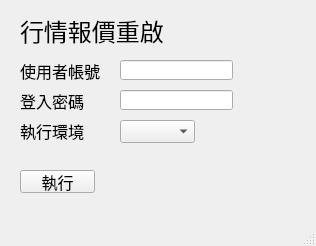
<?xml version="1.0" encoding="UTF-8"?>
<ui version="4.0">
 <class>MainWindow</class>
 <widget class="QMainWindow" name="MainWindow">
  <property name="geometry">
   <rect>
    <x>0</x>
    <y>0</y>
    <width>316</width>
    <height>246</height>
   </rect>
  </property>
  <property name="windowTitle">
   <string>一通數位有限公司</string>
  </property>
  <property name="iconSize">
   <size>
    <width>24</width>
    <height>21</height>
   </size>
  </property>
  <widget class="QWidget" name="centralwidget">
   <widget class="QLabel" name="lab_title">
    <property name="geometry">
     <rect>
      <x>20</x>
      <y>10</y>
      <width>241</width>
      <height>41</height>
     </rect>
    </property>
    <property name="font">
     <font>
      <family>SetoFont</family>
      <pointsize>18</pointsize>
     </font>
    </property>
    <property name="text">
     <string>行情報價重啟</string>
    </property>
   </widget>
   <widget class="QPushButton" name="submit">
    <property name="geometry">
     <rect>
      <x>20</x>
      <y>170</y>
      <width>75</width>
      <height>23</height>
     </rect>
    </property>
    <property name="font">
     <font>
      <family>SetoFont</family>
      <pointsize>12</pointsize>
     </font>
    </property>
    <property name="text">
     <string>執行</string>
    </property>
   </widget>
   <widget class="QComboBox" name="env">
    <property name="geometry">
     <rect>
      <x>120</x>
      <y>120</y>
      <width>75</width>
      <height>23</height>
     </rect>
    </property>
    <property name="currentIndex">
     <number>-1</number>
    </property>
   </widget>
   <widget class="QLabel" name="lab_username">
    <property name="geometry">
     <rect>
      <x>20</x>
      <y>50</y>
      <width>101</width>
      <height>41</height>
     </rect>
    </property>
    <property name="font">
     <font>
      <family>微軟正黑體</family>
      <pointsize>12</pointsize>
     </font>
    </property>
    <property name="text">
     <string>使用者帳號</string>
    </property>
   </widget>
   <widget class="QLabel" name="lab_password">
    <property name="geometry">
     <rect>
      <x>20</x>
      <y>80</y>
      <width>101</width>
      <height>41</height>
     </rect>
    </property>
    <property name="font">
     <font>
      <family>微軟正黑體</family>
      <pointsize>12</pointsize>
     </font>
    </property>
    <property name="text">
     <string>登入密碼</string>
    </property>
   </widget>
   <widget class="QLineEdit" name="txt_username">
    <property name="geometry">
     <rect>
      <x>120</x>
      <y>60</y>
      <width>113</width>
      <height>20</height>
     </rect>
    </property>
   </widget>
   <widget class="QLineEdit" name="txt_password">
    <property name="geometry">
     <rect>
      <x>120</x>
      <y>90</y>
      <width>113</width>
      <height>20</height>
     </rect>
    </property>
   </widget>
   <widget class="QLabel" name="lab_env">
    <property name="geometry">
     <rect>
      <x>20</x>
      <y>110</y>
      <width>101</width>
      <height>41</height>
     </rect>
    </property>
    <property name="font">
     <font>
      <family>微軟正黑體</family>
      <pointsize>12</pointsize>
     </font>
    </property>
    <property name="text">
     <string>執行環境</string>
    </property>
   </widget>
   <widget class="QLabel" name="lab_state">
    <property name="geometry">
     <rect>
      <x>130</x>
      <y>160</y>
      <width>161</width>
      <height>31</height>
     </rect>
    </property>
    <property name="font">
     <font>
      <family>SetoFont</family>
      <pointsize>14</pointsize>
     </font>
    </property>
    <property name="text">
     <string/>
    </property>
    <property name="buddy">
     <cstring></cstring>
    </property>
   </widget>
  </widget>
  <widget class="QStatusBar" name="statusbar"/>
 </widget>
 <resources/>
 <connections/>
</ui>
